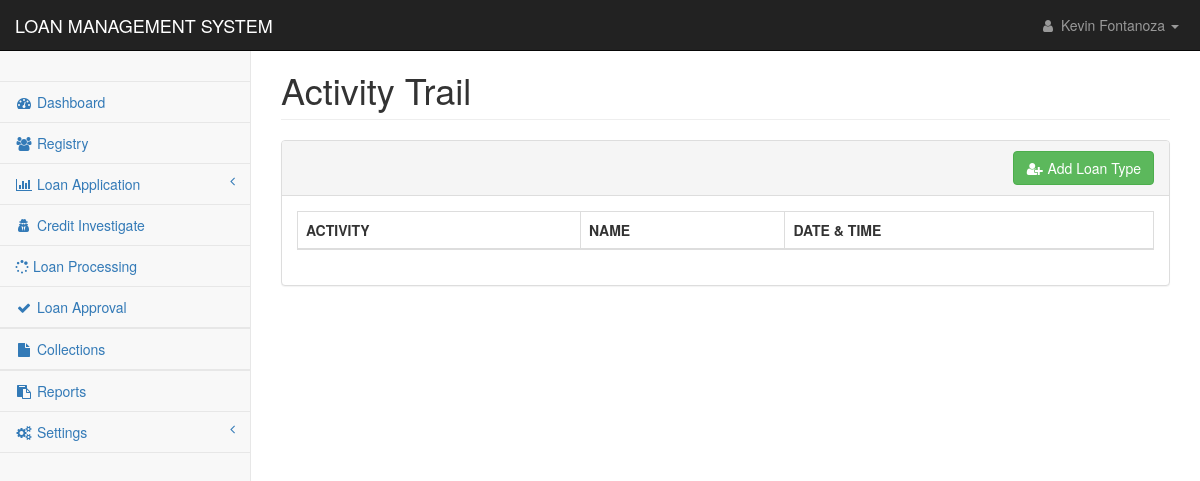
Before: /pages/activity_trail.php (signed in) with the older database file.
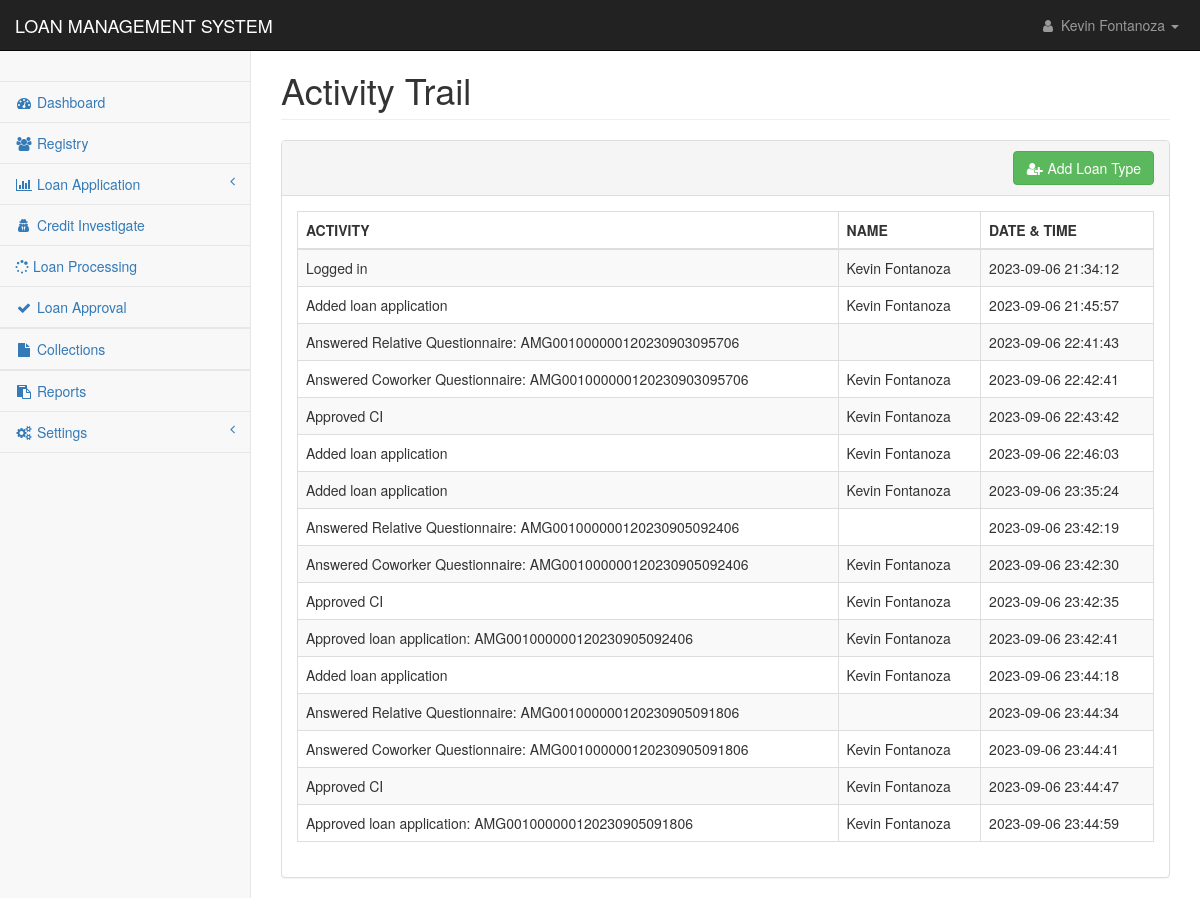
After: the same page with the newer database file.
### tables this page shows
CREATE TABLE `activity_logs` (
  `log_id` int(11) NOT NULL,
  `user_id` int(11) NOT NULL,
  `name` text NOT NULL,
  `activity` text NOT NULL,
  `date_time` datetime NOT NULL DEFAULT current_timestamp()
);

### pages/activity_trail.php (the view, shortened to what the changed rows need)
<?php
include('../config/conn.php');
?>
<!DOCTYPE html>
<html lang="en">
    <head>
        <link href="../css/bootstrap.min.css" rel="stylesheet">
        <link href="../css/metisMenu.min.css" rel="stylesheet">
        <link href="../css/dataTables/dataTables.bootstrap.css" rel="stylesheet">
        <link href="../css/dataTables/dataTables.responsive.css" rel="stylesheet">
        <link href="../css/startmin.css" rel="stylesheet">
        <link href="../css/font-awesome.min.css" rel="stylesheet" type="text/css">
    </head>
    <body>
        <div id="wrapper">
            <?php include('nav.php');?>
            <div id="page-wrapper">
                <div class="container-fluid">
                    <div class="row">
                        <div class="col-lg-12">
                            <h1 class="page-header">Activity Trail</h1>
                        </div>
                    </div>
                    <div class="row">
                        <div class="col-lg-12">
                            <div class="panel panel-default">
                                <div class="panel-body">
                                    <div class="table-responsive">
                                        <table class="table table-striped table-bordered table-hover" id="dataTables-example">
                                            <thead>
                                                <tr>
                                                    <th>ACTIVITY</th>
                                                    <th>NAME</th>
                                                    <th>DATE & TIME</th>
                                                </tr>
                                            </thead>
                                            <tbody>
                                                <?php
                                                    $sql ="SELECT * FROM activity_logs ORDER BY date_time ASC";
                                                    $res = mysqli_query($con,$sql);
                                                        if(mysqli_num_rows($res) > 0){
                                                            while($row = mysqli_fetch_assoc($res)) {
                                                                ?><tr class="odd gradeX">
                                                                    <td><?php echo $row['activity'];?></td>
                                                                    <td><?php echo $row['name'];?></td>
                                                                    <td><?php echo $row['date_time'];?></td>
                                                                </tr><?php
                                                            }
                                                        }
                                                ?>
                                            </tbody>
                                        </table>
                                    </div>
                                </div>
                            </div>
                        </div>
                    </div>
                </div>
            </div>
        </div>
    </body>
</html>

### pages/nav.php (shortened to what the changed rows need)
<nav class="navbar navbar-inverse navbar-fixed-top" role="navigation">
    <div class="navbar-header">
        <a class="navbar-brand" href="index.php">LOAN MANAGEMENT SYSTEM</a>
    </div>
</nav>

Changed rows visible on the page:
added activity_logs: activity "Logged in", name "Kevin Fontanoza", date_time "2023-09-06 21:34:12"
added activity_logs: activity "Added loan application", name "Kevin Fontanoza", date_time "2023-09-06 21:45:57"
added activity_logs: activity "Answered Relative Questionnaire: AMG001000000120230903095706", date_time "2023-09-06 22:41:43"
added activity_logs: activity "Answered Coworker Questionnaire: AMG001000000120230903095706", name "Kevin Fontanoza", date_time "2023-09-06 22:42:41"
added activity_logs: activity "Approved CI", name "Kevin Fontanoza", date_time "2023-09-06 22:43:42"
added activity_logs: activity "Added loan application", name "Kevin Fontanoza", date_time "2023-09-06 22:46:03"
added activity_logs: activity "Added loan application", name "Kevin Fontanoza", date_time "2023-09-06 23:35:24"
added activity_logs: activity "Answered Relative Questionnaire: AMG001000000120230905092406", date_time "2023-09-06 23:42:19"
added activity_logs: activity "Answered Coworker Questionnaire: AMG001000000120230905092406", name "Kevin Fontanoza", date_time "2023-09-06 23:42:30"
added activity_logs: activity "Approved CI", name "Kevin Fontanoza", date_time "2023-09-06 23:42:35"
added activity_logs: activity "Approved loan application: AMG001000000120230905092406", name "Kevin Fontanoza", date_time "2023-09-06 23:42:41"
added activity_logs: activity "Added loan application", name "Kevin Fontanoza", date_time "2023-09-06 23:44:18"
added activity_logs: activity "Answered Relative Questionnaire: AMG001000000120230905091806", date_time "2023-09-06 23:44:34"
added activity_logs: activity "Answered Coworker Questionnaire: AMG001000000120230905091806", name "Kevin Fontanoza", date_time "2023-09-06 23:44:41"
added activity_logs: activity "Approved CI", name "Kevin Fontanoza", date_time "2023-09-06 23:44:47"
added activity_logs: activity "Approved loan application: AMG001000000120230905091806", name "Kevin Fontanoza", date_time "2023-09-06 23:44:59"
